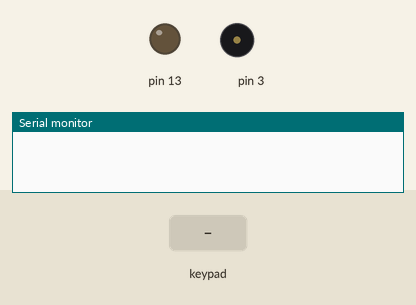
Simulated run of this sketch. Board: Arduino Uno, built with avr-gcc and run on an emulated ATmega328P. Parts: output pins drawn as LEDs (lit = HIGH), buzzer (waves = sounding), the last lines printed to the serial monitor. Dashed ring = blinking. The test bench sets the inputs (shaded band).

Above: at 1.2 s.
1.3 s: key '1' pressed
At 1.43 s:
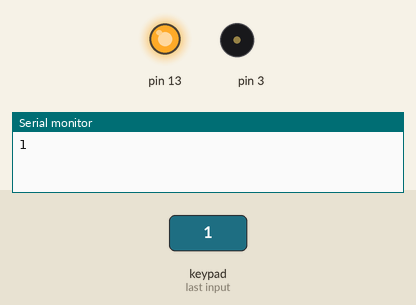
3.0 s: keypad keys 1 1 1 0 9 8 # pressed 0.4 s apart
At 5.52 s:
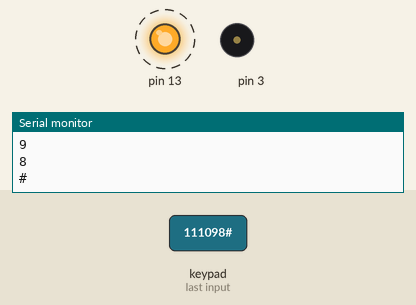
7.3 s: key 'A' pressed
At 7.9 s:
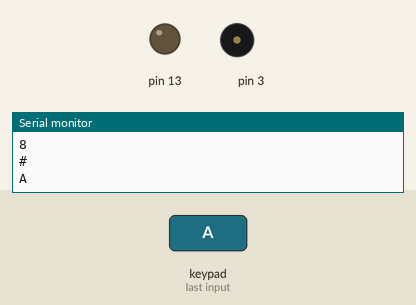
8.8 s: keypad keys 1 1 1 0 9 8 * pressed 0.4 s apart
At 11.32 s:
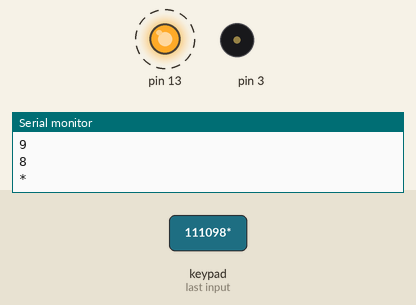
13.1 s: key 'B' pressed
At 14.3 s:
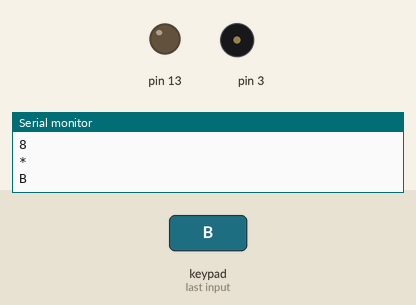
14.6 s: keypad keys 1 1 1 0 9 8 D pressed 0.4 s apart
At 17.13 s:
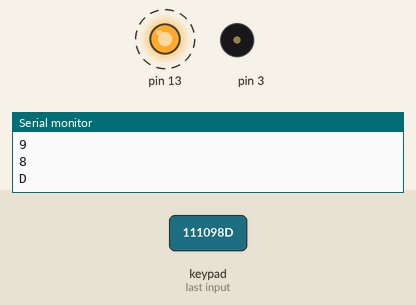
Timing chart, 0 to 18.7 s (numbered marks = the images above; inputs shaded):
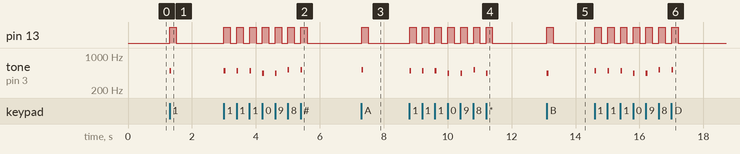

The sketch:

Keypad.ino
```cpp
#include <Keypad.h>

#define NOTE_A4  440
#define NOTE_B4  494
#define NOTE_C5  523

const byte numRows= 4; //number of rows on the keypad
const byte numCols= 4; //number of columns on the keypad

//keymap defines the key pressed according to the row and columns just as appears on the keypad
char keymap[numRows][numCols]=
{
{'1', '2', '3', 'A'},
{'4', '5', '6', 'B'},
{'7', '8', '9', 'C'},
{'*', '0', '#', 'D'}
};

// notes to play, corresponding to the 3 sensors:
int notes[] = {
  NOTE_A4, NOTE_B4, NOTE_C5
};

//Code that shows the the keypad connections to the arduino terminals
byte rowPins[numRows] = {11,10,9,8}; //Rows 0 to 3
byte colPins[numCols]= {7,6,5,4}; //Columns 0 to 3

//initializes an instance of the Keypad class
Keypad myKeypad = Keypad(makeKeymap(keymap), rowPins, colPins, numRows, numCols);

void setup()
{
  	pinMode(13, OUTPUT);
  	pinMode(3, OUTPUT);

	Serial.begin(9600);
}

//If key is pressed, this key is stored in 'keypressed' variable
//If key is not equal to 'NO_KEY', then this key is printed out
void loop()
{
	char keypressed = myKeypad.getKey();
	if (keypressed != NO_KEY)	{
		Serial.println(keypressed);

        tone(3, notes[keypressed%3], 50);
        digitalWrite(13, HIGH);
      	delay(200);
      	digitalWrite(13, LOW);
	}
}
```

Measured:
- after the input at 1.3 s, pin 13: LOW → HIGH at once, → LOW 0.20 s later; tone on pin 3: silent → 494 Hz at once, → silent 0.05 s later
- after the input at 3.0 s, pin 13: alternates HIGH for 0.20 s and LOW for 0.20 s, 14 changes in all, then stays LOW, starting at once; tone on pin 3: plays 494 Hz for 0.05 s, 494 Hz for 0.05 s, 494 Hz for 0.05 s, 440 Hz for 0.05 s, 440 Hz for 0.05 s, 523 Hz for 0.05 s … (7 notes in this stretch), starting at once
- after the input at 7.3 s, pin 13: LOW → HIGH at once, → LOW 0.20 s later; tone on pin 3: silent → 523 Hz at once, → silent 0.05 s later
- after the input at 8.8 s, pin 13: alternates HIGH for 0.20 s and LOW for 0.20 s, 14 changes in all, then stays LOW, starting at once; tone on pin 3: plays 494 Hz for 0.05 s, 494 Hz for 0.05 s, 494 Hz for 0.05 s, 440 Hz for 0.05 s, 440 Hz for 0.05 s, 523 Hz for 0.05 s … (7 notes in this stretch), starting at once
- after the input at 13.1 s, pin 13: LOW → HIGH at once, → LOW 0.20 s later; tone on pin 3: silent → 440 Hz at once, → silent 0.05 s later
- after the input at 14.6 s, pin 13: alternates HIGH for 0.20 s and LOW for 0.20 s, 14 changes in all, then stays LOW, starting at once; tone on pin 3: plays 494 Hz for 0.05 s, 494 Hz for 0.05 s, 494 Hz for 0.05 s, 440 Hz for 0.05 s, 440 Hz for 0.05 s, 523 Hz for 0.05 s … (7 notes in this stretch), starting at once
